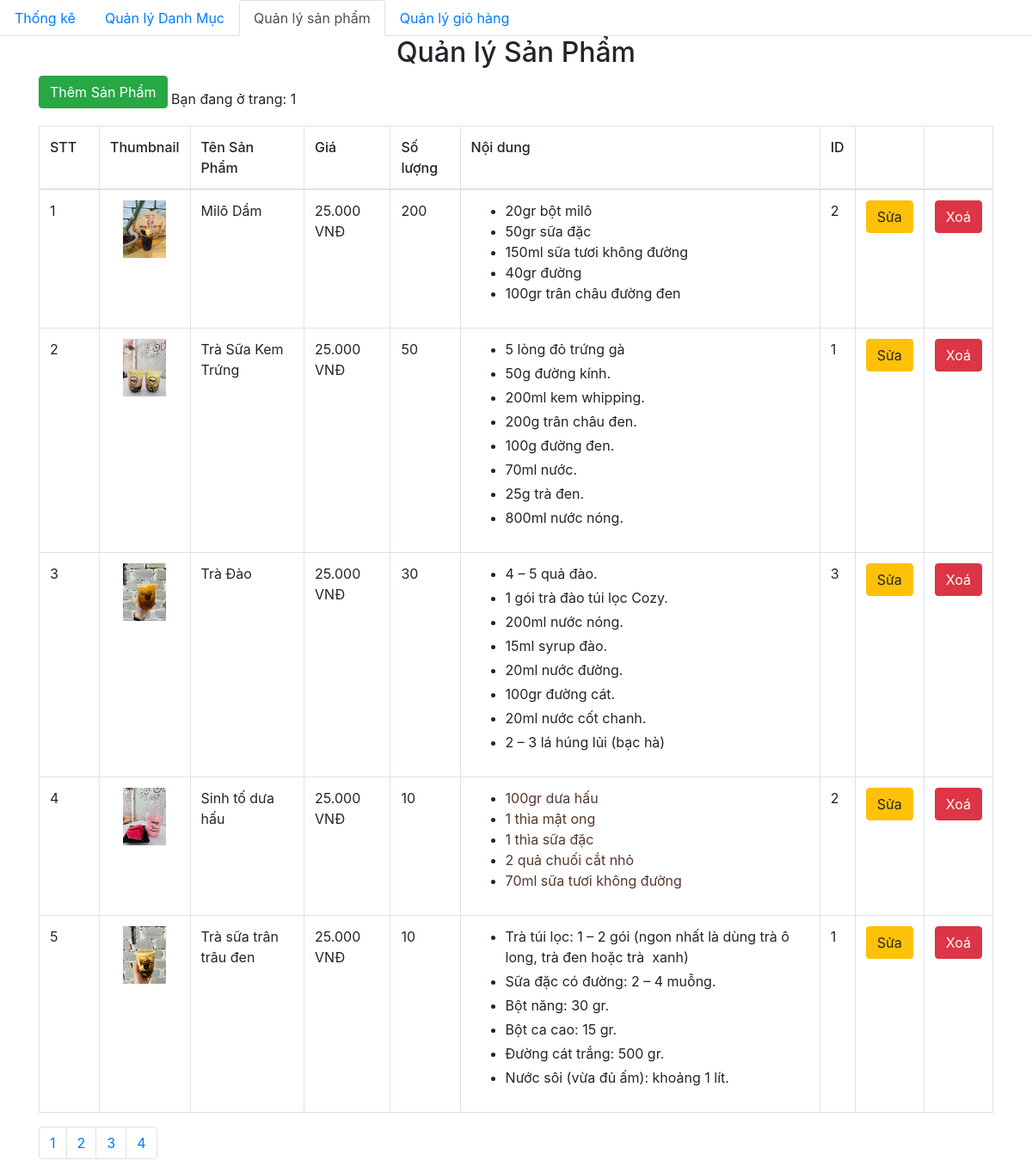
Screenshot of /admin/product/index.php with the database file from the repository.
### tables this page shows
CREATE TABLE `product` (
  `id` int(11) NOT NULL,
  `title` varchar(200) NOT NULL,
  `price` float NOT NULL,
  `number` float NOT NULL,
  `thumbnail` varchar(500) NOT NULL,
  `content` longtext NOT NULL,
  `id_category` int(11) NOT NULL,
  `created_at` datetime DEFAULT NULL,
  `updated_at` datetime DEFAULT NULL
);

### admin/database/dbhelper.php (called while the page is built, shortened)
<?php
function executeResult($sql)
{
	$con = mysqli_connect(HOST, USERNAME, PASSWORD, DATABASE);
	$result = mysqli_query($con, $sql);
	$data   = [];
	while ($row = mysqli_fetch_array($result, 1)) {
		$data[] = $row;
	}
	return $data;
}

### admin/product/index.php (the view, shortened to what this page needs)
<?php
require_once('../database/dbhelper.php');
?>
<!DOCTYPE html>
<html>
<head>
    <link rel="stylesheet" href="https://maxcdn.bootstrapcdn.com/bootstrap/4.4.1/css/bootstrap.min.css">
</head>
<body>
    <ul class="nav nav-tabs">
        <li class="nav-item">
            <a class="nav-link" href="../index.php">Thống kê</a>
        </li>
        <li class="nav-item">
            <a class="nav-link " href="../category/">Quản lý Danh Mục</a>
        </li>
        <li class="nav-item">
            <a class="nav-link active" href="../product/">Quản lý sản phẩm</a>
        </li>
        <li class="nav-item">
            <a class="nav-link" href="../dashboard.php">Quản lý giỏ hàng</a>
        </li>
    </ul>
    <div class="container">
        <div class="panel panel-primary">
            <div class="panel-heading">
                <h2 class="text-center">Quản lý Sản Phẩm</h2>
            </div>
            <a href="add.php">
                <button class=" btn btn-success" style="margin-bottom:20px">Thêm Sản Phẩm</button>
            </a>
            <table class="table table-bordered table-hover">
                <thead>
                    <tr style="font-weight: 500;">
                        <td width="70px">STT</td>
                        <td>Thumbnail</td>
                        <td>Tên Sản Phẩm</td>
                        <td>Giá</td>
                        <td>Số lượng</td>
                        <td>Nội dung</td>
                        <td>ID</td>
                        <td width="50px"></td>
                        <td width="50px"></td>
                    </tr>
                </thead>
                <tbody>
                    <?php
                    try {
                        if (isset($_GET['page'])) {
                            $page = $_GET['page'];
                        } else {
                            $page = 1;
                        }
                        $limit = 5;
                        $start = ($page - 1) * $limit;
                        $sql = "SELECT * FROM product limit $start,$limit";
                        executeResult($sql);
                        $productList = executeResult($sql);
                        $index = 1;
                        foreach ($productList as $item) {
                            echo '  <tr>
                    <td>' . ($index++) . '</td>
                    <td style="text-align:center">
                        <img src="' . $item['thumbnail'] . '" alt="" style="width: 50px">
                    </td>
                    <td>' . $item['title'] . '</td>
                    <td>' . number_format($item['price'], 0, ',', '.') . ' VNĐ</td>
                    <td>' . $item['number'] . '</td>
                    <td style=" list-style: none;">' . $item['content'] . '</td>
                    <td>' . $item['id_category'] . '</td>
                    <td>
                        <a href="add.php?id=' . $item['id'] . '">
                            <button class=" btn btn-warning">Sửa</button>
                        </a>
                    </td>
                    <td>
                    <button class="btn btn-danger" onclick="deleteProduct(' . $item['id'] . ')">Xoá</button>
                    </td>
                </tr>';
                        }
                    } catch (Exception $e) {
                        die("Lỗi thực thi sql: " . $e->getMessage());
                    }
                    ?>
                </tbody>
            </table>
        </div>
        <ul class="pagination">
            <?php
            $sql = "SELECT * FROM `product`";
            $conn = mysqli_connect(HOST, USERNAME, PASSWORD, DATABASE);
            $result = mysqli_query($conn, $sql);
            if (mysqli_num_rows($result)) {
                $numrow = mysqli_num_rows($result);
                $current_page = ceil($numrow / 5);
            }
            for ($i = 1; $i <= $current_page; $i++) {
                if ($i == $current_page) {
                    echo '
            <li class="page-item" ><a class="page-link" href="?page=' . $i . '" >' . $i . '</a></li>';
                } else {
                    echo '
            <li class="page-item" ><a class="page-link" href="?page=' . $i . '">' . $i . '</a></li>
                    ';
                }
            }
            ?>
        </ul>
    </div>
</body>
</html>

### rows the page displays
product: thumbnail (picture), title "Milô Dầm", price "25.000", number "200", content "20gr bột milô 50gr sữa đặc 150ml sữa tươi không đường 40gr đường 100gr trân châu đường đen", id_category "2"
product: thumbnail (picture), title "Trà Sữa Kem Trứng", price "25.000", number "50", content "5 lòng đỏ trứng gà 50g đường kính. 200ml kem whipping. 200g trân châu đen. 100g đường đen. 70ml nước. 25g trà đen. 800ml nước nóng.", id_category "1"
product: thumbnail (picture), title "Trà Đào", price "25.000", number "30", content "4 – 5 quả đào. 1 gói trà đào túi lọc Cozy. 200ml nước nóng. 15ml syrup đào. 20ml nước đường. 100gr đường cát. 20ml nước cốt chanh. 2 – 3 lá húng lủi (bạc hà)", id_category "3"
product: thumbnail (picture), title "Sinh tố dưa hấu", price "25.000", number "10", content "100gr dưa hấu 1 thìa mật ong 1 thìa sữa đặc 2 quả chuối cắt nhỏ 70ml sữa tươi không đường", id_category "2"
product: thumbnail (picture), title "Trà sữa trân trâu đen", price "25.000", number "10", content "Trà túi lọc: 1 – 2 gói (ngon nhất là dùng trà ô long, trà đen hoặc trà xanh) Sữa đặc có đường: 2 – 4 muỗng. Bột năng: 30 gr. Bột ca cao: 15 gr. Đường cát trắng: 500 gr. Nước sôi (vừa đủ ấm): khoảng 1 lít.", id_category "1"
